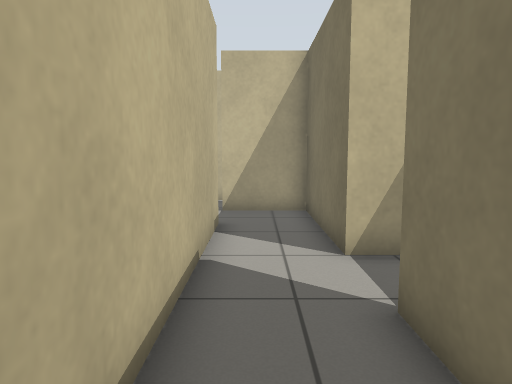
view 1 (above)

21 first-person views from a walk through a Gazebo world. The camera is 0.92 m above the floor, tilts 6° down and sees 70° across. The floor is counted in squares, 0.5 m on a side. Each view is taken from the middle of a square. On the plan, view 1 faces up. The plan holds only what a view shows up to about 18 squares ahead; the rest is blank.

view 2
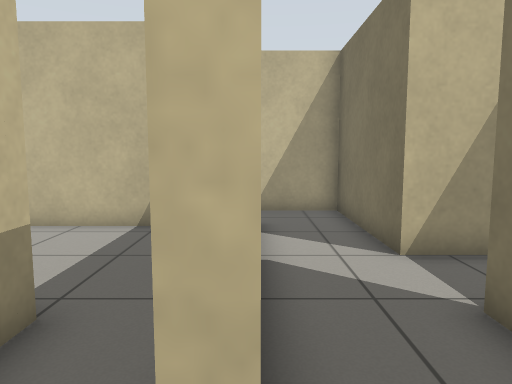

view 3
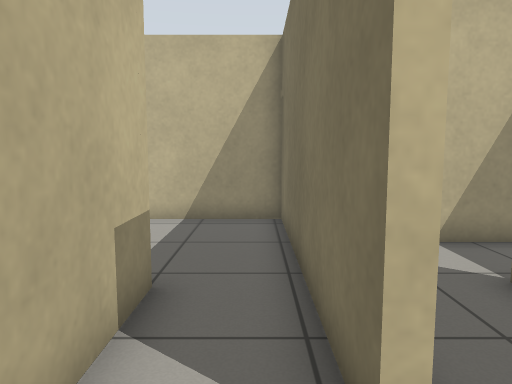

view 4
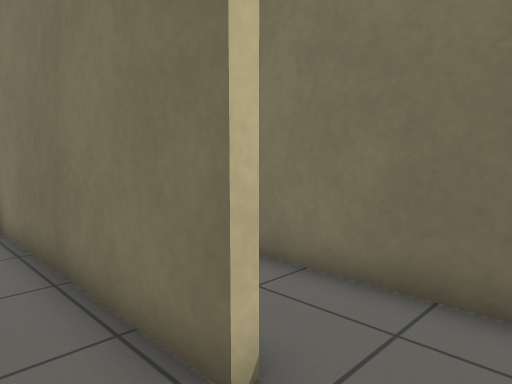

view 5
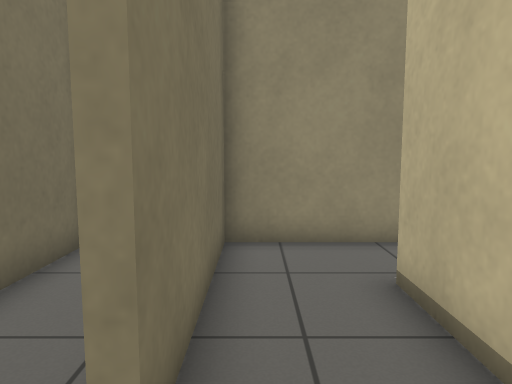

view 6
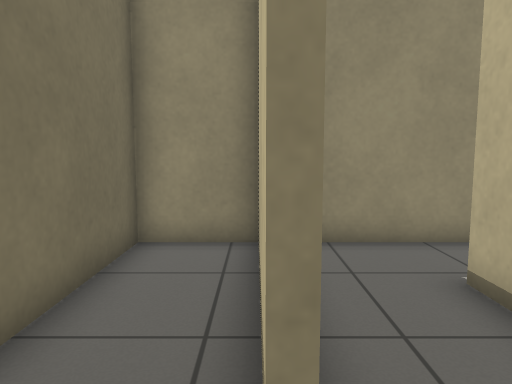

view 7
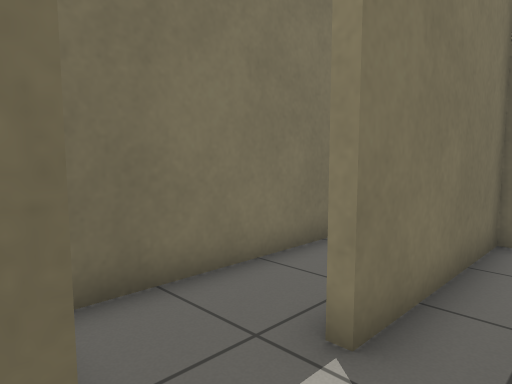

view 8
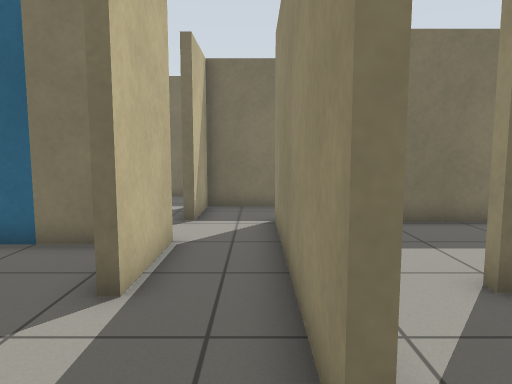

view 9
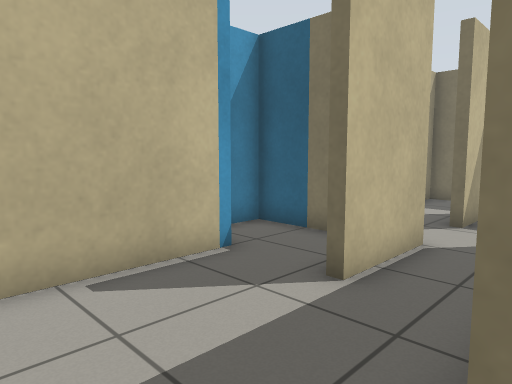

view 10
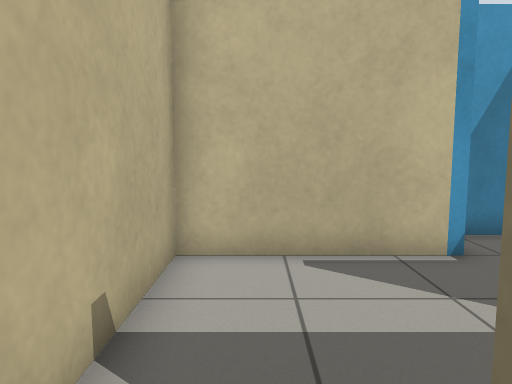

view 11
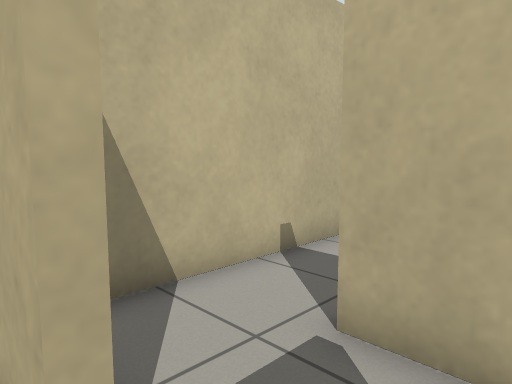

view 12
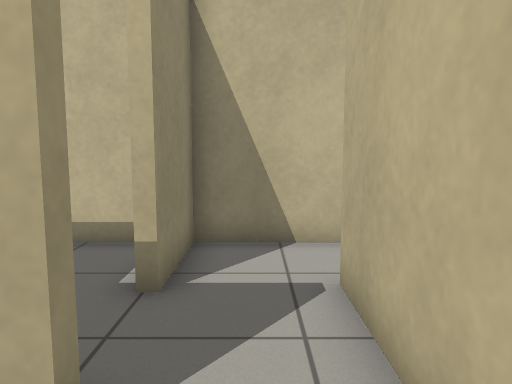

view 13
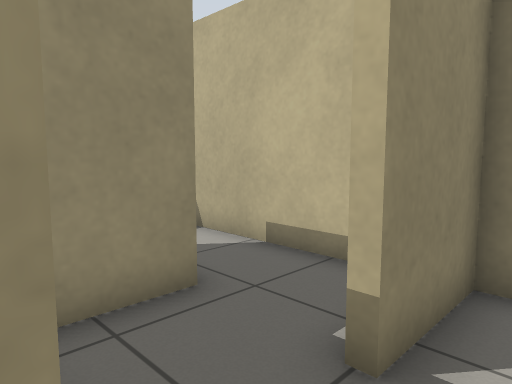

view 14
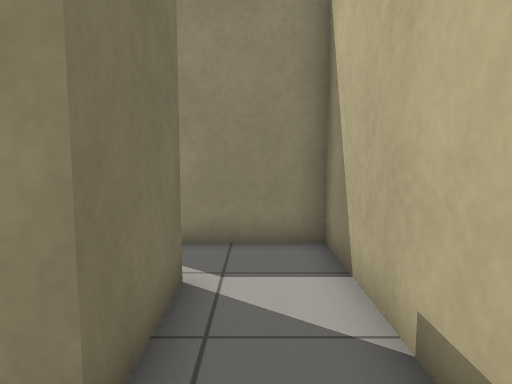

view 15
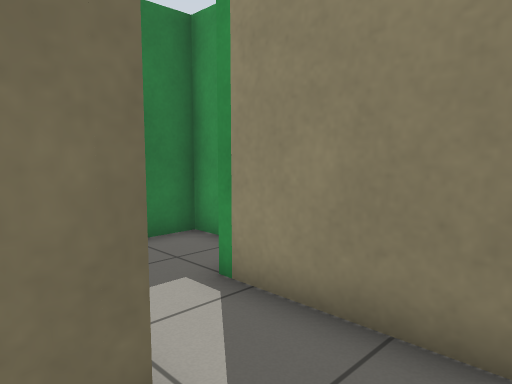

view 16
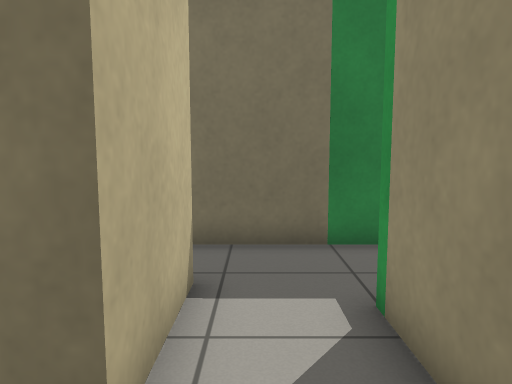

view 17
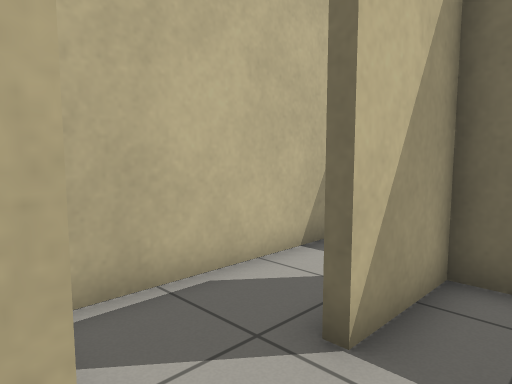

view 18
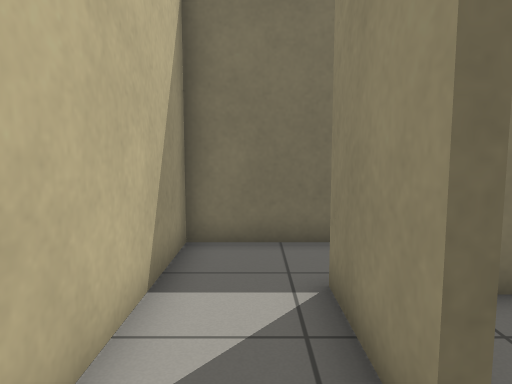

view 19
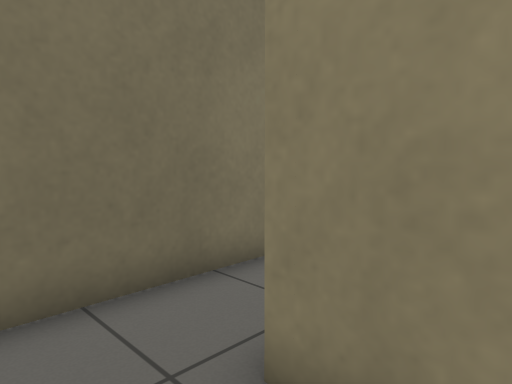

view 20
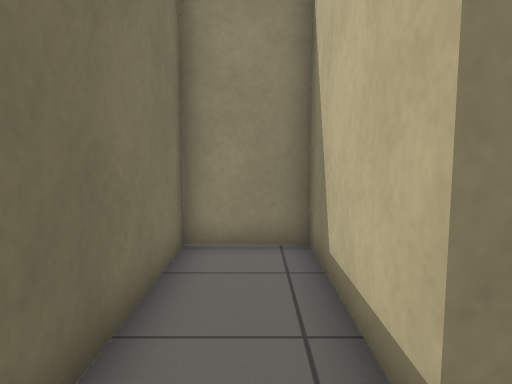

view 21
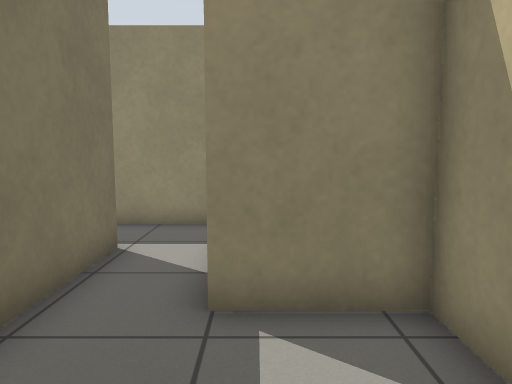

### Floor plan
Ten units are one square. View 1 is at (0, 0); x grows to the right and y downward. Boxes are objects, and circles mark ways between rooms. Rooms are numbered by the first view taken in them; rooms with no view inside come last. Other rooms are left out.
<svg viewBox="-119 -166 168 203">
<path fill="none" stroke="#000" d="M25 -65 16 -65 16 -117 -11 -117M-10 -95 -10 -10 -13 -10M-16 15 16 15 16 -41M-13 -10 -13 -92 -55 -92M-60 -69 -60 -39 -34 -39 -34 -9M-28 15 -16 15M-61 -144 -114 -144 -114 -85M-90 -95 -10 -95M-38 -132 -38 -161 -54 -161M-34 -117 -64 -117 -64 -121M-86 -65 -98 -65M-90 -39 -71 -39M-55 -92 -90 -92M-114 -85 -114 -68 -86 -68M-59 -10 -90 -10 -90 -39M-114 -55 -114 15 -68 15M-48 32 -38 32 -38 -4M-11 -120 19 -120 19 -68 44 -68 44 -144 -26 -144M19 -41 19 3M34 -65 25 -65M19 15 44 15 44 -56"/>
<circle cx="-10" cy="5" r="3" fill="#2a7"/>
<circle cx="-10" cy="-105" r="3" fill="#2a7"/>
<circle cx="20" cy="-55" r="3" fill="#2a7"/>
<circle cx="-60" cy="-75" r="3" fill="#2a7"/>
<circle cx="-100" cy="-90" r="3" fill="#2a7"/>
<circle cx="-25" cy="-120" r="3" fill="#2a7"/>
<circle cx="-90" cy="-55" r="3" fill="#2a7"/>
<text x="0" y="-50">1</text>
<text x="-30" y="-40">2</text>
<text x="-70" y="-120">3</text>
<text x="-80" y="-70">4</text>
<text x="-100" y="-10">5</text>
<text x="10" y="-130">6</text>
<text x="30" y="-30">7</text>
</svg>
Room 1 opens to room 2. Room 1 opens to room 3. Room 1 opens to room 7. Room 2 opens to room 4. Room 3 opens to room 4. Room 3 opens to room 6. Room 4 opens to room 5.

Where each view was taken, in squares from view 1:
view 1: 0 up, 0 right, facing up
view 2: 0 up, 1 left, facing up
view 3: 1 down, 2 left, facing up
view 4: 1 down, 3 left, facing up-right
view 5: 6 up, 1 right, facing down
view 6: 6 up, 2 right, facing down
view 7: 7 up, 0 right, facing down-right
view 8: 10 up, 11 left, facing right
view 9: 9 up, 11 left, facing up-right
view 10: 8 up, 10 left, facing up
view 11: 6 up, 7 left, facing up-left
view 12: 8 up, 4 left, facing left
view 13: 8 up, 6 left, facing down-left
view 14: 6 up, 10 left, facing down
view 15: 2 up, 11 left, facing down-right
view 16: 0 up, 11 left, facing right
view 17: 10 up, 4 left, facing up-right
view 18: 13 up, 3 left, facing right
view 19: 14 up, 0 right, facing down-right
view 20: 14 up, 3 right, facing down
view 21: 8 up, 4 left, facing down
